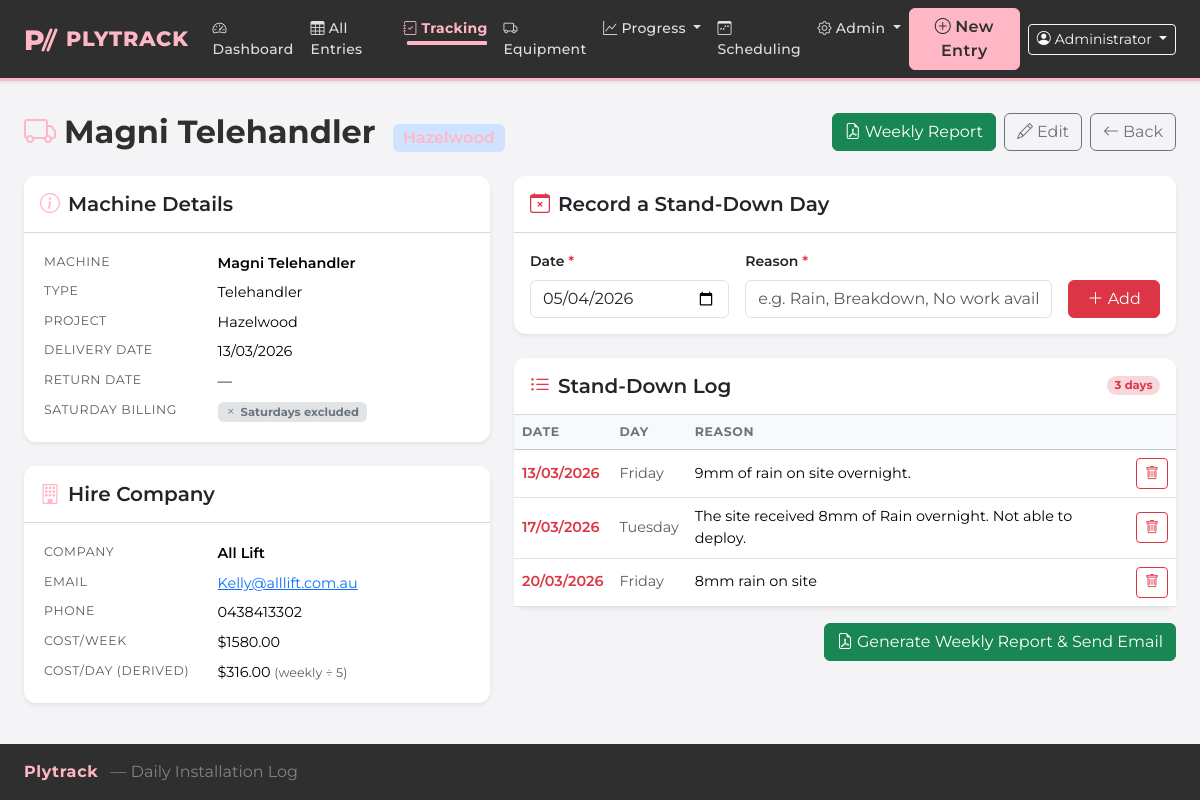
/hire/1 (signed in), run on the app's committed database.
### models.py (models this page shows, shortened)
class User(UserMixin, db.Model):
    id = db.Column(db.Integer, primary_key=True)
    username = db.Column(db.String(100), nullable=False, unique=True)
    display_name = db.Column(db.String(200))       # full name shown in entries
    email = db.Column(db.String(200))              # contact email
    password_hash = db.Column(db.String(256), nullable=False)
    is_admin = db.Column(db.Boolean, default=False)
    active = db.Column(db.Boolean, default=True)
    created_at = db.Column(db.DateTime, default=datetime.utcnow)
    entries = db.relationship('DailyEntry', backref='submitted_by_user', lazy=True)
    @property
    def is_active(self):
        return self.active

class HiredMachine(db.Model):
    id = db.Column(db.Integer, primary_key=True)
    project_id = db.Column(db.Integer, db.ForeignKey('project.id'), nullable=False)
    machine_name = db.Column(db.String(200), nullable=False)
    plant_id = db.Column(db.String(100))           # plant/fleet ID from hire company
    machine_type = db.Column(db.String(100))
    description = db.Column(db.Text)               # description of the item
    hire_company = db.Column(db.String(200))
    hire_company_email = db.Column(db.String(200))
    hire_company_phone = db.Column(db.String(50))
    delivery_date = db.Column(db.Date)
    return_date = db.Column(db.Date)
    cost_per_day = db.Column(db.Float)
    cost_per_week = db.Column(db.Float)
    count_saturdays = db.Column(db.Boolean, default=True)
    invoice_filename = db.Column(db.String(500))
    invoice_original_name = db.Column(db.String(500))
    notes = db.Column(db.Text)
    active = db.Column(db.Boolean, default=True)
    created_at = db.Column(db.DateTime, default=datetime.utcnow)
    project = db.relationship('Project', backref='hired_machines')
    stand_downs = db.relationship(
        'StandDown', backref='hired_machine',
        cascade='all, delete-orphan',
        order_by='StandDown.stand_down_date'
    )

class Project(db.Model):
    id = db.Column(db.Integer, primary_key=True)
    name = db.Column(db.String(200), nullable=False)
    description = db.Column(db.Text)
    active = db.Column(db.Boolean, default=True)
    start_date = db.Column(db.Date)           # Day 1 of installation (for Gantt day→date mapping)
    planned_crew = db.Column(db.Integer)      # Estimated crew size for efficiency calculations
    hours_per_day = db.Column(db.Float)       # Quoted hours per working day
    quoted_days = db.Column(db.Integer)       # Total quoted working days for the job
    state = db.Column(db.String(10))              # Australian state code e.g. 'QLD'
    is_cfmeu = db.Column(db.Boolean, default=False)
    created_at = db.Column(db.DateTime, default=datetime.utcnow)
    entries = db.relationship('DailyEntry', backref='project', lazy=True)
    planned_data = db.relationship('PlannedData', backref='project',
                                   cascade='all, delete-orphan', lazy=True)
    non_work_dates = db.relationship('ProjectNonWorkDate', backref='project',
                                     cascade='all, delete-orphan',
                                     order_by='ProjectNonWorkDate.date')
    budgeted_roles = db.relationship('ProjectBudgetedRole', backref='project',
                                     cascade='all, delete-orphan', lazy=True)

class StandDown(db.Model):
    id = db.Column(db.Integer, primary_key=True)
    hired_machine_id = db.Column(db.Integer, db.ForeignKey('hired_machine.id'), nullable=False)
    entry_id = db.Column(db.Integer, db.ForeignKey('daily_entry.id'), nullable=True)
    stand_down_date = db.Column(db.Date, nullable=False)
    reason = db.Column(db.Text, nullable=False)
    created_at = db.Column(db.DateTime, default=datetime.utcnow)
    entry = db.relationship('DailyEntry', backref='stand_downs')

### app.py (the view)
@app.route('/hire/<int:hm_id>')
def hire_detail(hm_id):
    hm = HiredMachine.query.get_or_404(hm_id)
    today = date.today()
    week_start = today - timedelta(days=today.weekday())
    week_end = week_start + timedelta(days=6)
    return render_template('hire/detail.html', hm=hm, week_start=week_start, week_end=week_end)

### templates/hire/detail.html (shortened to what this page needs)
{% extends "base.html" %}
{% block content %}
<div class="d-flex justify-content-between align-items-center mb-4 flex-wrap gap-2">
  <h2 class="fw-bold mb-0">
    <i class="bi bi-truck me-2 text-primary"></i>{{ hm.machine_name }}
    <span class="badge bg-primary-subtle text-primary fw-semibold fs-6 ms-2">{{ hm.project.name }}</span>
  </h2>
  <div class="d-flex gap-2">
    <a href="{{ url_for('hire_report', hm_id=hm.id) }}" class="btn btn-success">
      <i class="bi bi-file-earmark-pdf me-1"></i>Weekly Report
    </a>
    <a href="{{ url_for('hire_edit', hm_id=hm.id) }}" class="btn btn-outline-secondary">
      <i class="bi bi-pencil me-1"></i>Edit
    </a>
    <a href="{{ url_for('hire_list') }}" class="btn btn-outline-secondary">
      <i class="bi bi-arrow-left me-1"></i>Back
    </a>
  </div>
</div>
<div class="row g-4">
  <div class="col-lg-5">
    <div class="card border-0 shadow-sm mb-4">
      <div class="card-header bg-white py-3">
        <h5 class="mb-0 fw-semibold"><i class="bi bi-info-circle me-2 text-primary"></i>Machine Details</h5>
      </div>
      <div class="card-body">
        <table class="table table-sm table-borderless mb-0">
          <tr><th class="text-muted fw-normal small" style="width:40%">Machine</th>
              <td class="fw-semibold">{{ hm.machine_name }}</td></tr>
          <tr><th class="text-muted fw-normal small">Type</th>
              <td>{{ hm.machine_type or '—' }}</td></tr>
          <tr><th class="text-muted fw-normal small">Project</th>
              <td>{{ hm.project.name }}</td></tr>
          <tr><th class="text-muted fw-normal small">Delivery Date</th>
              <td>{{ hm.delivery_date.strftime('%d/%m/%Y') if hm.delivery_date else '—' }}</td></tr>
          <tr><th class="text-muted fw-normal small">Return Date</th>
              <td>{{ hm.return_date.strftime('%d/%m/%Y') if hm.return_date else '—' }}</td></tr>
          <tr><th class="text-muted fw-normal small">Saturday Billing</th>
              <td>
                {% if hm.count_saturdays != False %}
                  <span class="badge bg-success-subtle text-success"><i class="bi bi-check me-1"></i>Saturdays billable</span>
                {% else %}
                  <span class="badge bg-secondary-subtle text-secondary"><i class="bi bi-x me-1"></i>Saturdays excluded</span>
                {% endif %}
              </td></tr>
        </table>
      </div>
    </div>
    <div class="card border-0 shadow-sm mb-4">
      <div class="card-header bg-white py-3">
        <h5 class="mb-0 fw-semibold"><i class="bi bi-building me-2 text-primary"></i>Hire Company</h5>
      </div>
      <div class="card-body">
        <table class="table table-sm table-borderless mb-0">
          <tr><th class="text-muted fw-normal small" style="width:40%">Company</th>
              <td class="fw-semibold">{{ hm.hire_company or '—' }}</td></tr>
          <tr><th class="text-muted fw-normal small">Email</th>
              <td>
                {% if hm.hire_company_email %}
                  <a href="mailto:{{ hm.hire_company_email }}">{{ hm.hire_company_email }}</a>
                {% else %}—{% endif %}
              </td></tr>
          <tr><th class="text-muted fw-normal small">Phone</th>
              <td>{{ hm.hire_company_phone or '—' }}</td></tr>
          <tr><th class="text-muted fw-normal small">Cost/Week</th>
              <td>{% if hm.cost_per_week %}${{ '%.2f'|format(hm.cost_per_week) }}{% else %}—{% endif %}</td></tr>
          <tr><th class="text-muted fw-normal small">Cost/Day (derived)</th>
              <td>
                {% if hm.cost_per_week %}
                  {% set days_pw = 6 if hm.count_saturdays != False else 5 %}
                  ${{ '%.2f'|format(hm.cost_per_week / days_pw) }}
                  <small class="text-muted">(weekly &divide; {{ days_pw }})</small>
                {% else %}—{% endif %}
              </td></tr>
        </table>
      </div>
    </div>
  </div>
  <div class="col-lg-7">
    <div class="card border-0 shadow-sm mb-4">
      <div class="card-header bg-white py-3">
        <h5 class="mb-0 fw-semibold"><i class="bi bi-calendar-x me-2 text-danger"></i>Record a Stand-Down Day</h5>
      </div>
      <div class="card-body">
        <form method="POST" action="{{ url_for('standdown_add', hm_id=hm.id) }}">
          <div class="row g-3 align-items-end">
            <div class="col-sm-4">
              <label class="form-label fw-semibold">Date <span class="text-danger">*</span></label>
              <input type="date" name="stand_down_date" class="form-control" required
                     value="{{ week_start.strftime('%Y-%m-%d') }}">
            </div>
            <div class="col-sm-6">
              <label class="form-label fw-semibold">Reason <span class="text-danger">*</span></label>
              <input type="text" name="reason" class="form-control" required
                     placeholder="e.g. Rain, Breakdown, No work available">
            </div>
            <div class="col-sm-2">
              <button type="submit" class="btn btn-danger w-100">
                <i class="bi bi-plus-lg"></i> Add
              </button>
            </div>
          </div>
        </form>
      </div>
    </div>
    <div class="card border-0 shadow-sm">
      <div class="card-header bg-white py-3 d-flex justify-content-between align-items-center">
        <h5 class="mb-0 fw-semibold">
          <i class="bi bi-list-ul me-2 text-danger"></i>Stand-Down Log
        </h5>
        <span class="badge bg-danger-subtle text-danger rounded-pill">
          {{ hm.stand_downs|length }} day{{ 's' if hm.stand_downs|length != 1 }}
        </span>
      </div>
      <div class="card-body p-0">
        {% if hm.stand_downs %}
        <table class="table table-hover align-middle mb-0">
          <thead class="table-light">
            <tr>
              <th>Date</th>
              <th>Day</th>
              <th>Reason</th>
              <th></th>
            </tr>
          </thead>
          <tbody>
            {% for sd in hm.stand_downs %}
            <tr>
              <td class="fw-semibold text-nowrap text-danger">{{ sd.stand_down_date.strftime('%d/%m/%Y') }}</td>
              <td class="text-muted">{{ sd.stand_down_date.strftime('%A') }}</td>
              <td>{{ sd.reason }}</td>
              <td class="text-end">
                <form method="POST"
                      action="{{ url_for('standdown_delete', hm_id=hm.id, sd_id=sd.id) }}"
                      onsubmit="return confirm('Remove stand-down for {{ sd.stand_down_date.strftime('%d/%m/%Y') }}?')">
                  <button type="submit" class="btn btn-sm btn-outline-danger" title="Remove">
                    <i class="bi bi-trash"></i>
                  </button>
                </form>
              </td>
            </tr>
            {% endfor %}
          </tbody>
        </table>
        {% else %}
        <div class="text-center py-4 text-muted small">
          <i class="bi bi-calendar-check fs-2 d-block mb-1 text-success"></i>
          No stand-down days recorded yet.
        </div>
        {% endif %}
      </div>
    </div>
    <div class="mt-3 text-end">
      <a href="{{ url_for('hire_report', hm_id=hm.id) }}" class="btn btn-success">
        <i class="bi bi-file-earmark-pdf me-1"></i>Generate Weekly Report & Send Email
      </a>
    </div>
  </div>
</div>
{% endblock %}

### templates/base.html (shortened to what this page needs)
<!DOCTYPE html>
<html lang="en">
<head>
  <link href="https://cdn.jsdelivr.net/npm/bootstrap@5.3.3/dist/css/bootstrap.min.css" rel="stylesheet">
  <link href="https://cdn.jsdelivr.net/npm/bootstrap-icons@1.11.3/font/bootstrap-icons.css" rel="stylesheet">
  <link href="{{ url_for('static', filename='css/custom.css') }}" rel="stylesheet">
</head>
<body>
<nav class="navbar navbar-expand-lg ply-navbar shadow-sm">
  <div class="container-fluid px-4">
    <a class="navbar-brand d-flex align-items-center gap-2" href="{{ url_for('index') }}">
      <svg width="34" height="30" viewBox="0 0 34 30" fill="none" xmlns="http://www.w3.org/2000/svg" aria-hidden="true">
        <text x="0" y="26" font-family="Montserrat, sans-serif" font-weight="800" font-size="28" fill="#FFB7C5">P</text>
      </svg>
      <span>Plytrack</span>
    </a>
    <div class="collapse navbar-collapse" id="navMenu">
      <ul class="navbar-nav me-auto mb-2 mb-lg-0">
        <li class="nav-item">
          <a class="nav-link {% if request.endpoint == 'index' %}active{% endif %}" href="{{ url_for('index') }}">
            <i class="bi bi-speedometer2 me-1"></i>Dashboard
          </a>
        </li>
        <li class="nav-item">
          <a class="nav-link {% if request.endpoint == 'entries' %}active{% endif %}" href="{{ url_for('entries') }}">
            <i class="bi bi-table me-1"></i>All Entries
          </a>
        </li>
        <li class="nav-item dropdown">
          <a class="nav-link dropdown-toggle {% if request.endpoint and (request.endpoint.startswith('hire') or 'delay_report' in (request.endpoint or '') or request.endpoint == 'morning_standdown') %}active{% endif %}"
             href="#" data-bs-toggle="dropdown">
            <i class="bi bi-journal-check me-1"></i>Tracking
          </a>
        </li>
        <li class="nav-item">
          <a class="nav-link {% if request.endpoint == 'equipment_overview' %}active{% endif %}"
             href="{{ url_for('equipment_overview') }}">
            <i class="bi bi-truck me-1"></i>Equipment
          </a>
        </li>
        <li class="nav-item dropdown">
          <a class="nav-link dropdown-toggle {% if request.endpoint == 'project_dashboard' %}active{% endif %}"
             href="#" data-bs-toggle="dropdown">
            <i class="bi bi-graph-up me-1"></i>Progress
          </a>
        </li>
        <li class="nav-item">
          <a class="nav-link {% if request.endpoint and 'scheduling' in request.endpoint %}active{% endif %}"
             href="{{ url_for('scheduling_overview') }}">
            <i class="bi bi-calendar3-week me-1"></i>Scheduling
          </a>
        </li>
        <li class="nav-item dropdown">
          <a class="nav-link dropdown-toggle {% if request.endpoint and 'admin' in request.endpoint %}active{% endif %}"
             href="#" data-bs-toggle="dropdown">
            <i class="bi bi-gear me-1"></i>Admin
          </a>
        </li>
      </ul>
      <div class="d-flex align-items-center gap-2">
        <a href="{{ url_for('new_entry') }}" class="btn btn-ply-primary fw-semibold">
          <i class="bi bi-plus-circle me-1"></i>New Entry
        </a>
        <div class="dropdown">
          <button class="btn btn-outline-light btn-sm dropdown-toggle" data-bs-toggle="dropdown">
            <i class="bi bi-person-circle me-1"></i>{{ current_user.display_name or current_user.username }}
          </button>
        </div>
      </div>
    </div>
  </div>
</nav>
<div class="container-fluid px-4 py-3">
  {% block content %}{% endblock %}
</div>
<footer class="footer mt-auto py-3">
  <div class="container-fluid px-4">
    <span class="ply-footer-brand">Plytrack</span>
    <span class="ms-2" style="color:rgba(255,255,255,0.4);">&mdash; Daily Installation Log</span>
  </div>
</footer>
</body>
</html>

### data on the page
User: display_name "Administrator"
HiredMachine: machine_name "Magni Telehandler", machine_type "Telehandler", delivery_date "13/03/2026", return_date "—", hire_company "All Lift", hire_company_email "Kelly@alllift.com.au", hire_company_phone "0438413302", cost_per_week "1580.00", hm.cost_per_week/days_pw "316.00"
Project: project.name "Hazelwood"
StandDown: stand_down_date "13/03/2026", stand_down_date "Friday", reason "9mm of rain on site overnight."
StandDown: stand_down_date "17/03/2026", stand_down_date "Tuesday", reason "The site received 8mm of Rain overnight. Not able to deploy."
StandDown: stand_down_date "20/03/2026", stand_down_date "Friday", reason "8mm rain on site"

### other printed values
{{ days_pw }} "5"
{{ hm.stand_downs|length }} "3"
{{ 's' if hm.stand_downs|length != 1 }} "s"
